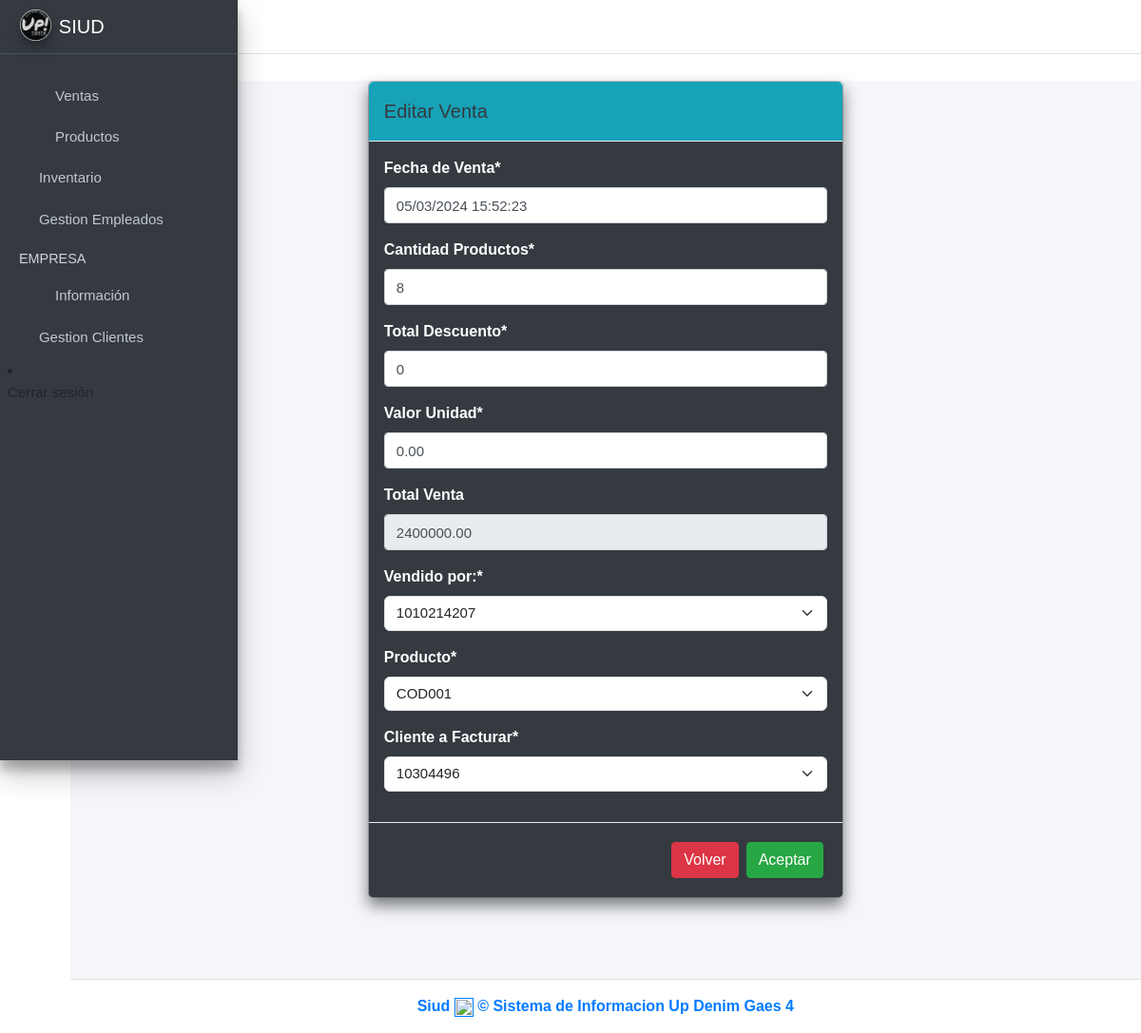
The page /editarVenta/21/ on the database as committed earlier.
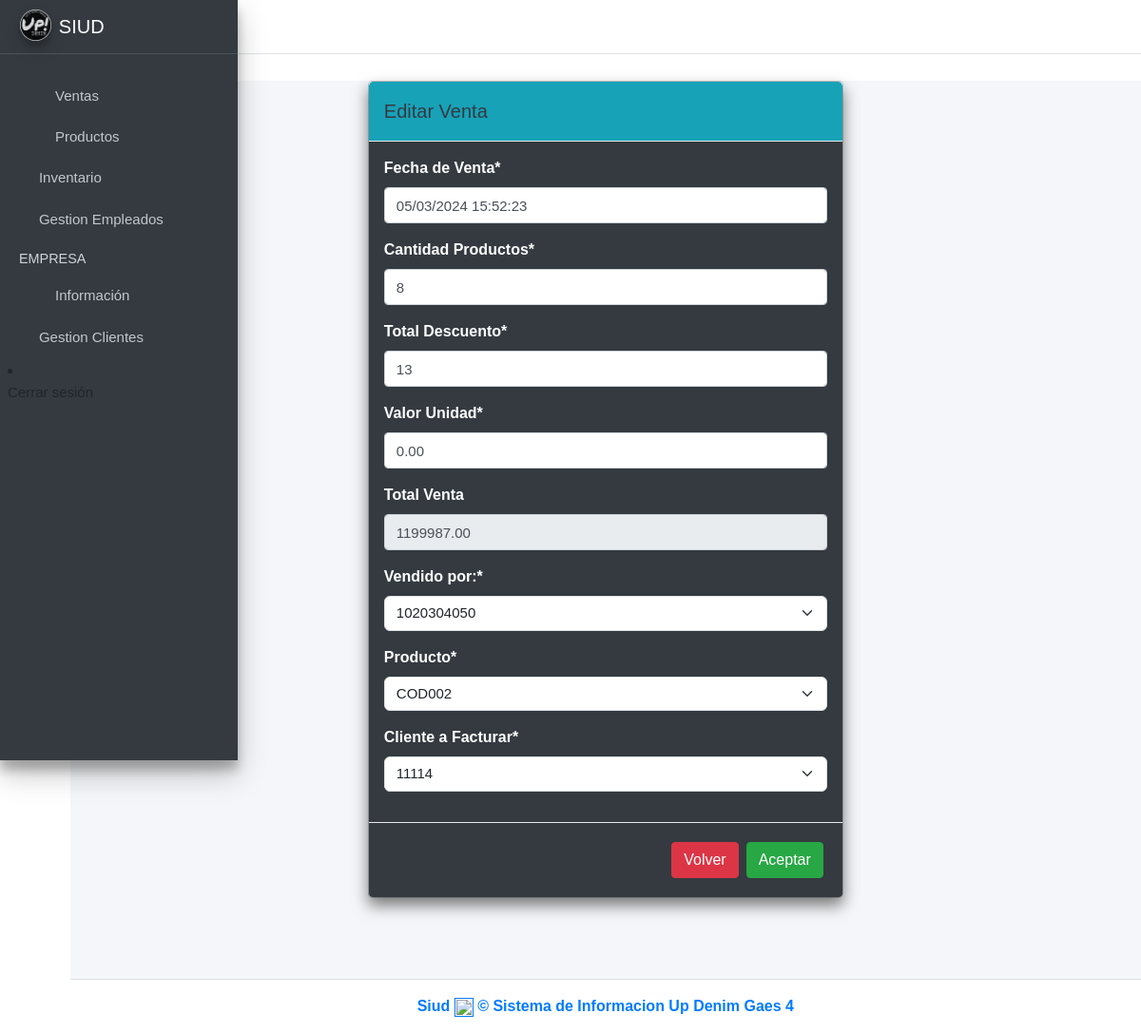
The same page on the database as committed later.
### ventas/models.py (models this page shows, shortened)
class Venta(models.Model):
    idventa = models.AutoField(primary_key=True)
    cantidad_productos = models.PositiveIntegerField(null=False, blank=False)
    descuento_venta = models.IntegerField()
    precio_venta = models.DecimalField(max_digits=10, decimal_places=2, null=False, blank=False, default=0.0)
    total_venta = models.DecimalField(max_digits=10, decimal_places=2, null=False, blank=False)
    fecha_venta = models.DateTimeField(null=False, blank=False, default=timezone.now)
    cod_cliente = models.ForeignKey(Cliente, on_delete=models.CASCADE)
    cod_empleado = models.ForeignKey(Empleado, on_delete=models.CASCADE)
    cod_producto = models.ForeignKey(Producto, on_delete=models.CASCADE)
    created = models.DateTimeField(auto_now_add=True)
    updated = models.DateTimeField(auto_now=True)
    class Meta:
        verbose_name = 'venta'
        verbose_name_plural = 'ventas'

class Empleado(models.Model):
    cod_empleado = models.IntegerField(primary_key=True, unique=True, blank=False, null=False)
    fecha_ingreso = models.DateField(null=False, blank=False)
    salario = models.FloatField(null=False, blank=False)
    fecha_nacimiento = models.DateField(null=False, blank=False)
    rh = models.CharField(null=False, blank=False, max_length=5)
    iddocumento = models.ForeignKey(Persona, on_delete=models.CASCADE)
    idarl = models.ForeignKey(Arl, on_delete=models.CASCADE)
    ideps = models.ForeignKey(Eps, on_delete=models.CASCADE)
    idfondo_pension = models.ForeignKey(FondoPension, on_delete=models.CASCADE)
    idcargo_empleado = models.ForeignKey(CargoEmpleado, on_delete=models.CASCADE)
    idusuario = models.ForeignKey(Usuarioid, on_delete=models.CASCADE)
    idrolusuario = models.ForeignKey(RolUsuario, on_delete=models.CASCADE)
    created = models.DateTimeField(auto_now_add=True)
    updated = models.DateTimeField(auto_now=True)
    class Meta:
        verbose_name = 'empleado'
        verbose_name_plural = 'empleados'
    def __str__(self):
        return f"{self.cod_empleado}"

class Producto(models.Model):
    cod_producto = models.CharField(primary_key=True, unique=True, blank=False, null=False, max_length=15)
    nombre_producto = models.CharField(max_length=45, null=False)
    precio_venta = models.DecimalField(max_digits=10, decimal_places=2, null=False, blank=False)
    descripcion_producto = models.CharField(max_length=45)
    cantidad_productos = models.PositiveIntegerField(null=False)
    imagen = models.ImageField(upload_to='productos', null=True, blank=True)
    idcategoria_producto = models.ForeignKey(CategoriaProducto, on_delete=models.CASCADE)
    idtalla = models.ForeignKey(Talla, on_delete=models.CASCADE)
    created = models.DateTimeField(auto_now_add=True)
    updated = models.DateTimeField(auto_now=True)
    class Meta:
        verbose_name = 'producto'
        verbose_name_plural = 'productos'
    def __str__(self):
        return f"{self.cod_producto}"

class Cliente(models.Model):
    cod_cliente = models.IntegerField(primary_key=True, unique=True, blank=False, null=False)
    cupo_credito = models.IntegerField()
    iddocumento = models.ForeignKey(Persona, on_delete=models.CASCADE)
    idtipo_comercio = models.ForeignKey(TipoComercio, on_delete=models.CASCADE)
    idtipo_cliente = models.ForeignKey(TipoCliente,on_delete=models.CASCADE)
    created = models.DateTimeField(auto_now_add=True)
    updated = models.DateTimeField(auto_now_add=True)
    class Meta:
        verbose_name = 'cliente'
        verbose_name_plural = 'clientes'
    def __str__(self):
        return f"{self.cod_cliente}"

### ventas/views.py (the view)
# urls.py: path('editarVenta/<int:idventa>/', views.editarVenta, name='editarVenta'),
def editarVenta(request, idventa):
    venta = get_object_or_404(Venta, idventa=idventa)
    if request.method == 'POST':
        form = EditarVentaForm(request.POST, instance=venta)
        if form.is_valid():
            form.save()
            return redirect('agregarVenta')  # Reemplaza 'Clientes' con el nombre de la URL a la que quieres redirigir
    else:
        form = EditarVentaForm(instance=venta)
        form.fields['fecha_venta'].initial = datetime.strftime(venta.fecha_venta, '%Y-%m-%d')
    return render(request, 'editarVenta.html', {'form': form})

### ventas/forms.py (shortened to what this page needs)
class EditarVentaForm(forms.ModelForm):
    total_venta = forms.DecimalField(label='Total Venta', disabled=True, required=False)
    class Meta:
        model = Venta
        fields = ['idventa', 'fecha_venta', 'cantidad_productos', 'descuento_venta', 'precio_venta', 'total_venta', 'cod_empleado', 'cod_producto', 'cod_cliente']
        labels = {'idventa':'No. Venta', 'fecha_venta':'Fecha de Venta', 'cantidad_productos':'Cantidad Productos', 'descuento_venta':'Total Descuento', 'precio_venta':'Valor Unidad', 'total_venta':'Total Venta:', 'cod_empleado':'Vendido por:', 'cod_producto':'Producto', 'cod_cliente':'Cliente a Facturar'}
    def __init__(self, *args, **kwargs):
        super(EditarVentaForm, self).__init__(*args, **kwargs)
        self.helper = FormHelper()
        self.helper.form_method = 'post'
        self.helper.add_input(Submit('submit', 'Guardar'))

### ventas/templates/editarVenta.html (shortened to what this page needs)
{% extends "base.html" %}
{% load static %}
{% load widget_tweaks %}
{% block content %}
{% load crispy_forms_tags %}
<link rel="stylesheet" href="{% static 'index/css/b4.css' %}">
    <div class="modal-dialog">
        <div class="modal-content">
            <div class="modal-header bg-info">
                <h5 class="modal-title text-dark">Editar Venta</h5>
            </div>
            <div class="modal-body bg-dark text-white">
                <form method="POST"action="#" enctype="multipart/form-data">
                    {{ form|crispy }}
            </div>
            <div class="modal-footer bg-dark text-white">
                <a href="{% url 'agregarVenta' %}" class="btn btn-danger">Volver</a>
                <button type="submit" class="btn btn-success">
                    Aceptar
                </button>
            </div>
        </div>
    </div>
</div>
{% endblock %}

Rows that differ between the two databases and show on the page:
no longer on this page (row unchanged): Cliente: cod_cliente "10304496"
changed Venta: descuento_venta "0" → "13"; total_venta "2400000.00" → "1199987.00"
computed for Empleado: cod_empleado "1010214207" → "1020304050"
changed Producto: cod_producto "COD001" → "COD002"
added Cliente: cod_cliente "11114"
